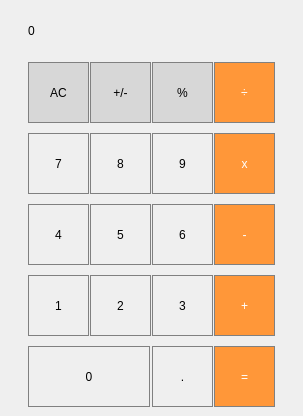
<?xml version="1.0" encoding="UTF-8"?>
<ui version="4.0">
 <class>MainWindow</class>
 <widget class="QMainWindow" name="MainWindow">
  <property name="geometry">
   <rect>
    <x>0</x>
    <y>0</y>
    <width>303</width>
    <height>416</height>
   </rect>
  </property>
  <property name="windowTitle">
   <string>MainWindow</string>
  </property>
  <widget class="QWidget" name="centralwidget">
   <property name="sizePolicy">
    <sizepolicy hsizetype="Preferred" vsizetype="Preferred">
     <horstretch>0</horstretch>
     <verstretch>0</verstretch>
    </sizepolicy>
   </property>
   <property name="minimumSize">
    <size>
     <width>303</width>
     <height>416</height>
    </size>
   </property>
   <property name="maximumSize">
    <size>
     <width>500</width>
     <height>416</height>
    </size>
   </property>
   <layout class="QHBoxLayout" name="horizontalLayout">
    <item>
     <spacer name="horizontalSpacer">
      <property name="orientation">
       <enum>Qt::Horizontal</enum>
      </property>
      <property name="sizeType">
       <enum>QSizePolicy::Fixed</enum>
      </property>
      <property name="sizeHint" stdset="0">
       <size>
        <width>5</width>
        <height>20</height>
       </size>
      </property>
     </spacer>
    </item>
    <item>
     <layout class="QGridLayout" name="gridLayout">
      <property name="horizontalSpacing">
       <number>1</number>
      </property>
      <property name="verticalSpacing">
       <number>0</number>
      </property>
      <item row="6" column="3">
       <widget class="QPushButton" name="pushButton_Minus">
        <property name="minimumSize">
         <size>
          <width>61</width>
          <height>61</height>
         </size>
        </property>
        <property name="maximumSize">
         <size>
          <width>61</width>
          <height>61</height>
         </size>
        </property>
        <property name="styleSheet">
         <string notr="true">QPushButton {
  background-color: rgb(255, 151, 57);
  color: white; 
  border: 1px solid gray;
}

QPushButton:pressed {
    background-color: qlineargradient(x1: 0, y1: 0, x2: 0, y2: 1,
                                      stop: 0 #FF7832, stop: 1 #FF9739);
}</string>
        </property>
        <property name="text">
         <string>-</string>
        </property>
       </widget>
      </item>
      <item row="10" column="0" colspan="2">
       <widget class="QPushButton" name="pushButton_0">
        <property name="minimumSize">
         <size>
          <width>122</width>
          <height>61</height>
         </size>
        </property>
        <property name="maximumSize">
         <size>
          <width>122</width>
          <height>61</height>
         </size>
        </property>
        <property name="styleSheet">
         <string notr="true">QPushButton {
   border: 1px solid gray;
}
QPushButton:pressed {
    background-color: qlineargradient(x1: 0, y1: 0, x2: 0, y2: 1,
                                      stop: 0 #dadbde, stop: 1 #f6f7fa);
}</string>
        </property>
        <property name="text">
         <string>0</string>
        </property>
       </widget>
      </item>
      <item row="8" column="3">
       <widget class="QPushButton" name="pushButton_Plus">
        <property name="minimumSize">
         <size>
          <width>61</width>
          <height>61</height>
         </size>
        </property>
        <property name="maximumSize">
         <size>
          <width>61</width>
          <height>61</height>
         </size>
        </property>
        <property name="styleSheet">
         <string notr="true">QPushButton {
  background-color: rgb(255, 151, 57);
  color: white; 
  border: 1px solid gray;
}

QPushButton:pressed {
    background-color: qlineargradient(x1: 0, y1: 0, x2: 0, y2: 1,
                                      stop: 0 #FF7832, stop: 1 #FF9739);
}</string>
        </property>
        <property name="text">
         <string>+</string>
        </property>
        <property name="checkable">
         <bool>false</bool>
        </property>
       </widget>
      </item>
      <item row="4" column="3">
       <widget class="QPushButton" name="pushButton_x">
        <property name="minimumSize">
         <size>
          <width>61</width>
          <height>61</height>
         </size>
        </property>
        <property name="maximumSize">
         <size>
          <width>61</width>
          <height>61</height>
         </size>
        </property>
        <property name="styleSheet">
         <string notr="true">QPushButton {
  background-color: rgb(255, 151, 57);
  color: white; 
  border: 1px solid gray;
}

QPushButton:pressed {
    background-color: qlineargradient(x1: 0, y1: 0, x2: 0, y2: 1,
                                      stop: 0 #FF7832, stop: 1 #FF9739);
}</string>
        </property>
        <property name="text">
         <string>x</string>
        </property>
       </widget>
      </item>
      <item row="9" column="0" colspan="4">
       <spacer name="verticalSpacer">
        <property name="orientation">
         <enum>Qt::Vertical</enum>
        </property>
        <property name="sizeType">
         <enum>QSizePolicy::Fixed</enum>
        </property>
        <property name="sizeHint" stdset="0">
         <size>
          <width>20</width>
          <height>10</height>
         </size>
        </property>
       </spacer>
      </item>
      <item row="2" column="3">
       <widget class="QPushButton" name="pushButton_Devide">
        <property name="minimumSize">
         <size>
          <width>61</width>
          <height>61</height>
         </size>
        </property>
        <property name="maximumSize">
         <size>
          <width>61</width>
          <height>61</height>
         </size>
        </property>
        <property name="styleSheet">
         <string notr="true">QPushButton {
  background-color: rgb(255, 151, 57);
  color: white; 
  border: 1px solid gray;
}

QPushButton:pressed {
    background-color: qlineargradient(x1: 0, y1: 0, x2: 0, y2: 1,
                                      stop: 0 #FF7832, stop: 1 #FF9739);
}</string>
        </property>
        <property name="text">
         <string>÷</string>
        </property>
       </widget>
      </item>
      <item row="6" column="0">
       <widget class="QPushButton" name="pushButton_4">
        <property name="minimumSize">
         <size>
          <width>61</width>
          <height>61</height>
         </size>
        </property>
        <property name="maximumSize">
         <size>
          <width>61</width>
          <height>61</height>
         </size>
        </property>
        <property name="styleSheet">
         <string notr="true">QPushButton {
   border: 1px solid gray;
}
QPushButton:pressed {
    background-color: qlineargradient(x1: 0, y1: 0, x2: 0, y2: 1,
                                      stop: 0 #dadbde, stop: 1 #f6f7fa);
}</string>
        </property>
        <property name="text">
         <string>4</string>
        </property>
       </widget>
      </item>
      <item row="0" column="0" colspan="4">
       <widget class="QLabel" name="result">
        <property name="sizePolicy">
         <sizepolicy hsizetype="Preferred" vsizetype="Preferred">
          <horstretch>0</horstretch>
          <verstretch>0</verstretch>
         </sizepolicy>
        </property>
        <property name="maximumSize">
         <size>
          <width>244</width>
          <height>61</height>
         </size>
        </property>
        <property name="styleSheet">
         <string notr="true">QLabel {
  qproperty-alignment: 'AlignVCenter | AlignRight';
  border: 1px solid gray;
}

background-color : white;</string>
        </property>
        <property name="text">
         <string>0</string>
        </property>
       </widget>
      </item>
      <item row="8" column="1">
       <widget class="QPushButton" name="pushButton_2">
        <property name="minimumSize">
         <size>
          <width>61</width>
          <height>61</height>
         </size>
        </property>
        <property name="maximumSize">
         <size>
          <width>61</width>
          <height>61</height>
         </size>
        </property>
        <property name="styleSheet">
         <string notr="true">QPushButton {
   border: 1px solid gray;
}
QPushButton:pressed {
    background-color: qlineargradient(x1: 0, y1: 0, x2: 0, y2: 1,
                                      stop: 0 #dadbde, stop: 1 #f6f7fa);
}</string>
        </property>
        <property name="text">
         <string>2</string>
        </property>
       </widget>
      </item>
      <item row="4" column="2">
       <widget class="QPushButton" name="pushButton_9">
        <property name="minimumSize">
         <size>
          <width>61</width>
          <height>61</height>
         </size>
        </property>
        <property name="maximumSize">
         <size>
          <width>61</width>
          <height>61</height>
         </size>
        </property>
        <property name="styleSheet">
         <string notr="true">QPushButton {
   border: 1px solid gray;
}
QPushButton:pressed {
    background-color: qlineargradient(x1: 0, y1: 0, x2: 0, y2: 1,
                                      stop: 0 #dadbde, stop: 1 #f6f7fa);
}</string>
        </property>
        <property name="text">
         <string>9</string>
        </property>
       </widget>
      </item>
      <item row="2" column="0">
       <widget class="QPushButton" name="pushButton_AC">
        <property name="minimumSize">
         <size>
          <width>61</width>
          <height>61</height>
         </size>
        </property>
        <property name="maximumSize">
         <size>
          <width>61</width>
          <height>61</height>
         </size>
        </property>
        <property name="styleSheet">
         <string notr="true">QPushButton {
  background-color: rgb(215, 215, 215);
  border: 1px solid gray;
}
QPushButton:pressed {
    background-color: qlineargradient(x1: 0, y1: 0, x2: 0, y2: 1,
                                      stop: 0 #BEBEBE, stop: 1 #D7D7D7);
}</string>
        </property>
        <property name="text">
         <string>AC</string>
        </property>
       </widget>
      </item>
      <item row="4" column="0">
       <widget class="QPushButton" name="pushButton_7">
        <property name="minimumSize">
         <size>
          <width>61</width>
          <height>61</height>
         </size>
        </property>
        <property name="maximumSize">
         <size>
          <width>61</width>
          <height>61</height>
         </size>
        </property>
        <property name="styleSheet">
         <string notr="true">QPushButton {
   border: 1px solid gray;
}
QPushButton:pressed {
    background-color: qlineargradient(x1: 0, y1: 0, x2: 0, y2: 1,
                                      stop: 0 #dadbde, stop: 1 #f6f7fa);
}</string>
        </property>
        <property name="text">
         <string>7</string>
        </property>
       </widget>
      </item>
      <item row="10" column="2">
       <widget class="QPushButton" name="pushButton_Dot">
        <property name="minimumSize">
         <size>
          <width>61</width>
          <height>61</height>
         </size>
        </property>
        <property name="maximumSize">
         <size>
          <width>61</width>
          <height>61</height>
         </size>
        </property>
        <property name="styleSheet">
         <string notr="true">QPushButton {
   border: 1px solid gray;
}
QPushButton:pressed {
    background-color: qlineargradient(x1: 0, y1: 0, x2: 0, y2: 1,
                                      stop: 0 #dadbde, stop: 1 #f6f7fa);
}</string>
        </property>
        <property name="text">
         <string>.</string>
        </property>
       </widget>
      </item>
      <item row="2" column="2">
       <widget class="QPushButton" name="pushButton_Percent">
        <property name="minimumSize">
         <size>
          <width>61</width>
          <height>61</height>
         </size>
        </property>
        <property name="maximumSize">
         <size>
          <width>61</width>
          <height>61</height>
         </size>
        </property>
        <property name="styleSheet">
         <string notr="true">QPushButton {
  background-color: rgb(215, 215, 215);
  border: 1px solid gray;
}
QPushButton:pressed {
    background-color: qlineargradient(x1: 0, y1: 0, x2: 0, y2: 1,
                                      stop: 0 #BEBEBE, stop: 1 #D7D7D7);
}</string>
        </property>
        <property name="text">
         <string>%</string>
        </property>
       </widget>
      </item>
      <item row="6" column="1">
       <widget class="QPushButton" name="pushButton_5">
        <property name="minimumSize">
         <size>
          <width>61</width>
          <height>61</height>
         </size>
        </property>
        <property name="maximumSize">
         <size>
          <width>61</width>
          <height>61</height>
         </size>
        </property>
        <property name="styleSheet">
         <string notr="true">QPushButton {
   border: 1px solid gray;
}
QPushButton:pressed {
    background-color: qlineargradient(x1: 0, y1: 0, x2: 0, y2: 1,
                                      stop: 0 #dadbde, stop: 1 #f6f7fa);
}</string>
        </property>
        <property name="text">
         <string>5</string>
        </property>
       </widget>
      </item>
      <item row="6" column="2">
       <widget class="QPushButton" name="pushButton_6">
        <property name="minimumSize">
         <size>
          <width>61</width>
          <height>61</height>
         </size>
        </property>
        <property name="maximumSize">
         <size>
          <width>61</width>
          <height>61</height>
         </size>
        </property>
        <property name="styleSheet">
         <string notr="true">QPushButton {
   border: 1px solid gray;
}
QPushButton:pressed {
    background-color: qlineargradient(x1: 0, y1: 0, x2: 0, y2: 1,
                                      stop: 0 #dadbde, stop: 1 #f6f7fa);
}</string>
        </property>
        <property name="text">
         <string>6</string>
        </property>
       </widget>
      </item>
      <item row="8" column="2">
       <widget class="QPushButton" name="pushButton_3">
        <property name="minimumSize">
         <size>
          <width>61</width>
          <height>61</height>
         </size>
        </property>
        <property name="maximumSize">
         <size>
          <width>61</width>
          <height>61</height>
         </size>
        </property>
        <property name="styleSheet">
         <string notr="true">QPushButton {
   border: 1px solid gray;
}
QPushButton:pressed {
    background-color: qlineargradient(x1: 0, y1: 0, x2: 0, y2: 1,
                                      stop: 0 #dadbde, stop: 1 #f6f7fa);
}</string>
        </property>
        <property name="text">
         <string>3</string>
        </property>
       </widget>
      </item>
      <item row="2" column="1">
       <widget class="QPushButton" name="pushButton_PlusMinus">
        <property name="minimumSize">
         <size>
          <width>61</width>
          <height>61</height>
         </size>
        </property>
        <property name="maximumSize">
         <size>
          <width>61</width>
          <height>61</height>
         </size>
        </property>
        <property name="styleSheet">
         <string notr="true">QPushButton {
  background-color: rgb(215, 215, 215);
  border: 1px solid gray;
}
QPushButton:pressed {
    background-color: qlineargradient(x1: 0, y1: 0, x2: 0, y2: 1,
                                      stop: 0 #BEBEBE, stop: 1 #D7D7D7);
}</string>
        </property>
        <property name="text">
         <string>+/-</string>
        </property>
       </widget>
      </item>
      <item row="4" column="1">
       <widget class="QPushButton" name="pushButton_8">
        <property name="minimumSize">
         <size>
          <width>61</width>
          <height>61</height>
         </size>
        </property>
        <property name="maximumSize">
         <size>
          <width>61</width>
          <height>61</height>
         </size>
        </property>
        <property name="styleSheet">
         <string notr="true">QPushButton {
   border: 1px solid gray;
}
QPushButton:pressed {
    background-color: qlineargradient(x1: 0, y1: 0, x2: 0, y2: 1,
                                      stop: 0 #dadbde, stop: 1 #f6f7fa);
}</string>
        </property>
        <property name="text">
         <string>8</string>
        </property>
       </widget>
      </item>
      <item row="10" column="3">
       <widget class="QPushButton" name="pushButton_Equal">
        <property name="minimumSize">
         <size>
          <width>61</width>
          <height>61</height>
         </size>
        </property>
        <property name="maximumSize">
         <size>
          <width>61</width>
          <height>61</height>
         </size>
        </property>
        <property name="styleSheet">
         <string notr="true">QPushButton {
  background-color: rgb(255, 151, 57);
  color: white; 
  border: 1px solid gray;
}

QPushButton:pressed {
    background-color: qlineargradient(x1: 0, y1: 0, x2: 0, y2: 1,
                                      stop: 0 #FF7832, stop: 1 #FF9739);
}</string>
        </property>
        <property name="text">
         <string>=</string>
        </property>
       </widget>
      </item>
      <item row="8" column="0">
       <widget class="QPushButton" name="pushButton_1">
        <property name="minimumSize">
         <size>
          <width>61</width>
          <height>61</height>
         </size>
        </property>
        <property name="maximumSize">
         <size>
          <width>61</width>
          <height>61</height>
         </size>
        </property>
        <property name="styleSheet">
         <string notr="true">QPushButton {
   border: 1px solid gray;
}
QPushButton:pressed {
    background-color: qlineargradient(x1: 0, y1: 0, x2: 0, y2: 1,
                                      stop: 0 #dadbde, stop: 1 #f6f7fa);
}</string>
        </property>
        <property name="text">
         <string>1</string>
        </property>
       </widget>
      </item>
      <item row="1" column="0" colspan="4">
       <spacer name="verticalSpacer_5">
        <property name="orientation">
         <enum>Qt::Vertical</enum>
        </property>
        <property name="sizeType">
         <enum>QSizePolicy::Fixed</enum>
        </property>
        <property name="sizeHint" stdset="0">
         <size>
          <width>20</width>
          <height>10</height>
         </size>
        </property>
       </spacer>
      </item>
      <item row="3" column="0" colspan="4">
       <spacer name="verticalSpacer_4">
        <property name="orientation">
         <enum>Qt::Vertical</enum>
        </property>
        <property name="sizeType">
         <enum>QSizePolicy::Fixed</enum>
        </property>
        <property name="sizeHint" stdset="0">
         <size>
          <width>20</width>
          <height>10</height>
         </size>
        </property>
       </spacer>
      </item>
      <item row="5" column="0" colspan="4">
       <spacer name="verticalSpacer_3">
        <property name="orientation">
         <enum>Qt::Vertical</enum>
        </property>
        <property name="sizeType">
         <enum>QSizePolicy::Fixed</enum>
        </property>
        <property name="sizeHint" stdset="0">
         <size>
          <width>20</width>
          <height>10</height>
         </size>
        </property>
       </spacer>
      </item>
      <item row="7" column="0" colspan="4">
       <spacer name="verticalSpacer_2">
        <property name="orientation">
         <enum>Qt::Vertical</enum>
        </property>
        <property name="sizeType">
         <enum>QSizePolicy::Fixed</enum>
        </property>
        <property name="sizeHint" stdset="0">
         <size>
          <width>20</width>
          <height>10</height>
         </size>
        </property>
       </spacer>
      </item>
     </layout>
    </item>
    <item>
     <spacer name="horizontalSpacer_2">
      <property name="orientation">
       <enum>Qt::Horizontal</enum>
      </property>
      <property name="sizeType">
       <enum>QSizePolicy::Fixed</enum>
      </property>
      <property name="sizeHint" stdset="0">
       <size>
        <width>5</width>
        <height>20</height>
       </size>
      </property>
     </spacer>
    </item>
   </layout>
  </widget>
 </widget>
 <resources/>
 <connections/>
</ui>
